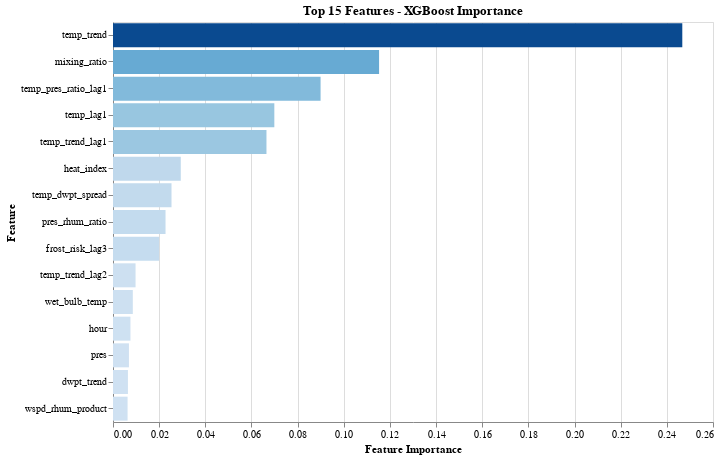

Notebook code cell kept with this figure:
### Code cell
# Generate feature importance visualization
feature_chart = weather_classification_model(visual_type="feature_importance")
feature_chart

### Figure 1 — Vega-Lite specification as saved in the notebook (floating-point values rounded to 4 significant figures)
{"config": {"view": {"continuousWidth": 300, "continuousHeight": 300}}, "data": {"name": "data-c7c13e15fdb1ca5bda361f8bdb52d57b"}, "mark": {"type": "bar"}, "encoding": {"color": {"field": "importance", "legend": null, "scale": {"scheme": "blues"}, "type": "quantitative"}, "tooltip": [{"field": "feature", "type": "nominal"}, {"field": "importance", "format": ".4f", "type": "quantitative"}], "x": {"field": "importance", "title": "Feature Importance", "type": "quantitative"}, "y": {"field": "feature", "sort": "-x", "title": "Feature", "type": "nominal"}}, "height": 400, "title": "Top 15 Features - XGBoost Importance", "width": 600, "$schema": "https://vega.github.io/schema/vega-lite/v5.20.1.json", "datasets": {"data-c7c13e15fdb1ca5bda361f8bdb52d57b": [{"feature": "temp_trend", "importance": 0.2467}, {"feature": "mixing_ratio", "importance": 0.1153}, {"feature": "temp_pres_ratio_lag1", "importance": 0.08995}, {"feature": "temp_lag1", "importance": 0.06991}, {"feature": "temp_trend_lag1", "importance": 0.0665}, {"feature": "heat_index", "importance": 0.02937}, {"feature": "temp_dwpt_spread", "importance": 0.02536}, {"feature": "pres_rhum_ratio", "importance": 0.02276}, {"feature": "frost_risk_lag3", "importance": 0.01999}, {"feature": "temp_trend_lag2", "importance": 0.009776}, {"feature": "wet_bulb_temp", "importance": 0.008584}, {"feature": "hour", "importance": 0.007564}, {"feature": "pres", "importance": 0.006907}, {"feature": "dwpt_trend", "importance": 0.006472}, {"feature": "wspd_rhum_product", "importance": 0.006316}]}}
